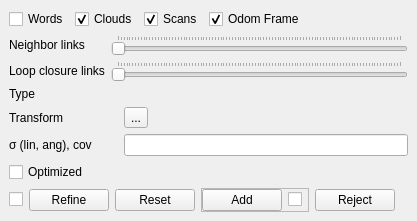
  <widget class="QDockWidget" name="dockWidget_constraints">
   <property name="windowTitle">
    <string>Constraints view</string>
   </property>
   <attribute name="dockWidgetArea">
    <number>2</number>
   </attribute>
   <widget class="QWidget" name="dockWidgetContents">
    <layout class="QVBoxLayout" name="verticalLayout_8" stretch="1,0,0,0">
     <item>
      <layout class="QVBoxLayout" name="layout_constraintsViewer">
       <property name="spacing">
        <number>0</number>
       </property>
      </layout>
     </item>
     <item>
      <layout class="QHBoxLayout" name="horizontalLayout_10">
       <item>
        <widget class="QCheckBox" name="checkBox_show3DWords">
         <property name="text">
          <string>Words</string>
         </property>
        </widget>
       </item>
       <item>
        <widget class="QCheckBox" name="checkBox_show3Dclouds">
         <property name="text">
          <string>Clouds</string>
         </property>
         <property name="checked">
          <bool>true</bool>
         </property>
        </widget>
       </item>
       <item>
        <widget class="QCheckBox" name="checkBox_show2DScans">
         <property name="text">
          <string>Scans</string>
         </property>
         <property name="checked">
          <bool>true</bool>
         </property>
        </widget>
       </item>
       <item>
        <widget class="QCheckBox" name="checkBox_odomFrame">
         <property name="text">
          <string>Odom Frame</string>
         </property>
         <property name="checked">
          <bool>true</bool>
         </property>
        </widget>
       </item>
       <item>
        <spacer name="horizontalSpacer_3">
         <property name="orientation">
          <enum>Qt::Horizontal</enum>
         </property>
         <property name="sizeHint" stdset="0">
          <size>
           <width>0</width>
           <height>20</height>
          </size>
         </property>
        </spacer>
       </item>
      </layout>
     </item>
     <item>
      <layout class="QGridLayout" name="gridLayout_6" columnstretch="0,0">
       <item row="5" column="1">
        <layout class="QHBoxLayout" name="horizontalLayout_13">
         <item>
          <widget class="QLabel" name="label_variance">
           <property name="text">
            <string/>
           </property>
           <property name="textInteractionFlags">
            <set>Qt::LinksAccessibleByMouse|Qt::TextSelectableByMouse</set>
           </property>
          </widget>
         </item>
         <item>
          <widget class="QLineEdit" name="lineEdit_covariance">
           <property name="readOnly">
            <bool>true</bool>
           </property>
          </widget>
         </item>
        </layout>
       </item>
       <item row="0" column="0">
        <widget class="QLabel" name="label">
         <property name="text">
          <string>Neighbor links</string>
         </property>
        </widget>
       </item>
       <item row="0" column="1">
        <widget class="QSlider" name="horizontalSlider_neighbors">
         <property name="focusPolicy">
          <enum>Qt::ClickFocus</enum>
         </property>
         <property name="orientation">
          <enum>Qt::Horizontal</enum>
         </property>
         <property name="tickPosition">
          <enum>QSlider::TicksAbove</enum>
         </property>
        </widget>
       </item>
       <item row="1" column="0">
        <widget class="QLabel" name="label_6">
         <property name="text">
          <string>Loop closure links</string>
         </property>
        </widget>
       </item>
       <item row="1" column="1">
        <widget class="QSlider" name="horizontalSlider_loops">
         <property name="focusPolicy">
          <enum>Qt::ClickFocus</enum>
         </property>
         <property name="orientation">
          <enum>Qt::Horizontal</enum>
         </property>
         <property name="tickPosition">
          <enum>QSlider::TicksAbove</enum>
         </property>
        </widget>
       </item>
       <item row="2" column="0">
        <widget class="QLabel" name="label_33">
         <property name="text">
          <string>Type</string>
         </property>
        </widget>
       </item>
       <item row="7" column="0">
        <widget class="QCheckBox" name="checkBox_showOptimized">
         <property name="text">
          <string>Optimized</string>
         </property>
        </widget>
       </item>
       <item row="7" column="1">
        <widget class="QLabel" name="label_constraint_opt">
         <property name="text">
          <string/>
         </property>
         <property name="textInteractionFlags">
          <set>Qt::LinksAccessibleByMouse|Qt::TextSelectableByMouse</set>
         </property>
        </widget>
       </item>
       <item row="5" column="0">
        <widget class="QLabel" name="label_18">
         <property name="text">
          <string>σ (lin, ang), cov</string>
         </property>
        </widget>
       </item>
       <item row="2" column="1">
        <layout class="QHBoxLayout" name="horizontalLayout_14" stretch="0,1">
         <item>
          <widget class="QLabel" name="label_type">
           <property name="text">
            <string/>
           </property>
           <property name="textInteractionFlags">
            <set>Qt::LinksAccessibleByMouse|Qt::TextSelectableByMouse</set>
           </property>
          </widget>
         </item>
         <item>
          <widget class="QLabel" name="label_type_name">
           <property name="text">
            <string/>
           </property>
           <property name="textInteractionFlags">
            <set>Qt::LinksAccessibleByMouse|Qt::TextSelectableByMouse</set>
           </property>
          </widget>
         </item>
        </layout>
       </item>
       <item row="3" column="1">
        <layout class="QHBoxLayout" name="horizontalLayout_16">
         <item>
          <widget class="QLabel" name="label_constraint">
           <property name="text">
            <string/>
           </property>
           <property name="textInteractionFlags">
            <set>Qt::LinksAccessibleByMouse|Qt::TextSelectableByMouse</set>
           </property>
          </widget>
         </item>
         <item>
          <widget class="QToolButton" name="toolButton_constraint">
           <property name="toolTip">
            <string>Edit Constraint</string>
           </property>
           <property name="text">
            <string>...</string>
           </property>
          </widget>
         </item>
         <item>
          <spacer name="horizontalSpacer_6">
           <property name="orientation">
            <enum>Qt::Horizontal</enum>
           </property>
           <property name="sizeHint" stdset="0">
            <size>
             <width>40</width>
             <height>20</height>
            </size>
           </property>
          </spacer>
         </item>
        </layout>
       </item>
       <item row="3" column="0">
        <widget class="QLabel" name="label_16">
         <property name="text">
          <string>Transform</string>
         </property>
        </widget>
       </item>
      </layout>
     </item>
     <item>
      <layout class="QHBoxLayout" name="horizontalLayout_23">
       <item>
        <widget class="QCheckBox" name="checkBox_optimize_on_all_changes">
         <property name="toolTip">
          <string>Re-optimize the graph right away after using any of these actions</string>
         </property>
         <property name="text">
          <string/>
         </property>
        </widget>
       </item>
       <item>
        <widget class="QPushButton" name="pushButton_refine">
         <property name="toolTip">
          <string>Refine with the registration strategy set in &quot;Core Parameters&quot;-&gt;&quot;Reg&quot;</string>
         </property>
         <property name="text">
          <string>Refine</string>
         </property>
        </widget>
       </item>
       <item>
        <widget class="QPushButton" name="pushButton_reset">
         <property name="text">
          <string>Reset</string>
         </property>
        </widget>
       </item>
       <item>
        <widget class="QFrame" name="frame">
         <property name="frameShape">
          <enum>QFrame::StyledPanel</enum>
         </property>
         <property name="frameShadow">
          <enum>QFrame::Raised</enum>
         </property>
         <layout class="QHBoxLayout" name="horizontalLayout_5">
          <property name="leftMargin">
           <number>0</number>
          </property>
          <property name="topMargin">
           <number>0</number>
          </property>
          <property name="rightMargin">
           <number>6</number>
          </property>
          <property name="bottomMargin">
           <number>0</number>
          </property>
          <item>
           <widget class="QPushButton" name="pushButton_add">
            <property name="text">
             <string>Add</string>
            </property>
           </widget>
          </item>
          <item>
           <widget class="QCheckBox" name="checkBox_enableForAll">
            <property name="toolTip">
             <string>Enable &quot;Add&quot; for all nodes (even not in graph)</string>
            </property>
            <property name="text">
             <string/>
            </property>
           </widget>
          </item>
         </layout>
        </widget>
       </item>
       <item>
        <widget class="QPushButton" name="pushButton_reject">
         <property name="text">
          <string>Reject</string>
         </property>
        </widget>
       </item>
       <item>
        <spacer name="horizontalSpacer">
         <property name="orientation">
          <enum>Qt::Horizontal</enum>
         </property>
         <property name="sizeHint" stdset="0">
          <size>
           <width>13</width>
           <height>20</height>
          </size>
         </property>
        </spacer>
       </item>
      </layout>
     </item>
    </layout>
   </widget>
  </widget>
